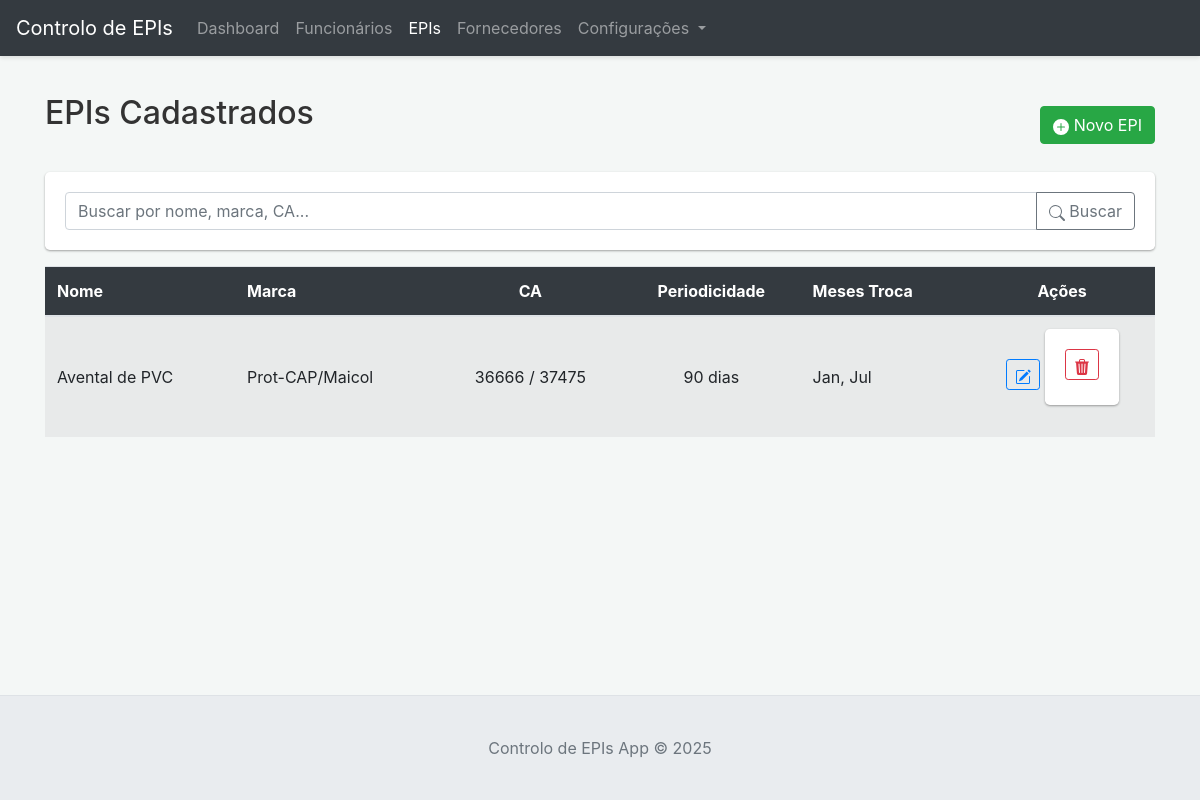
Before: /epis with the older database file.
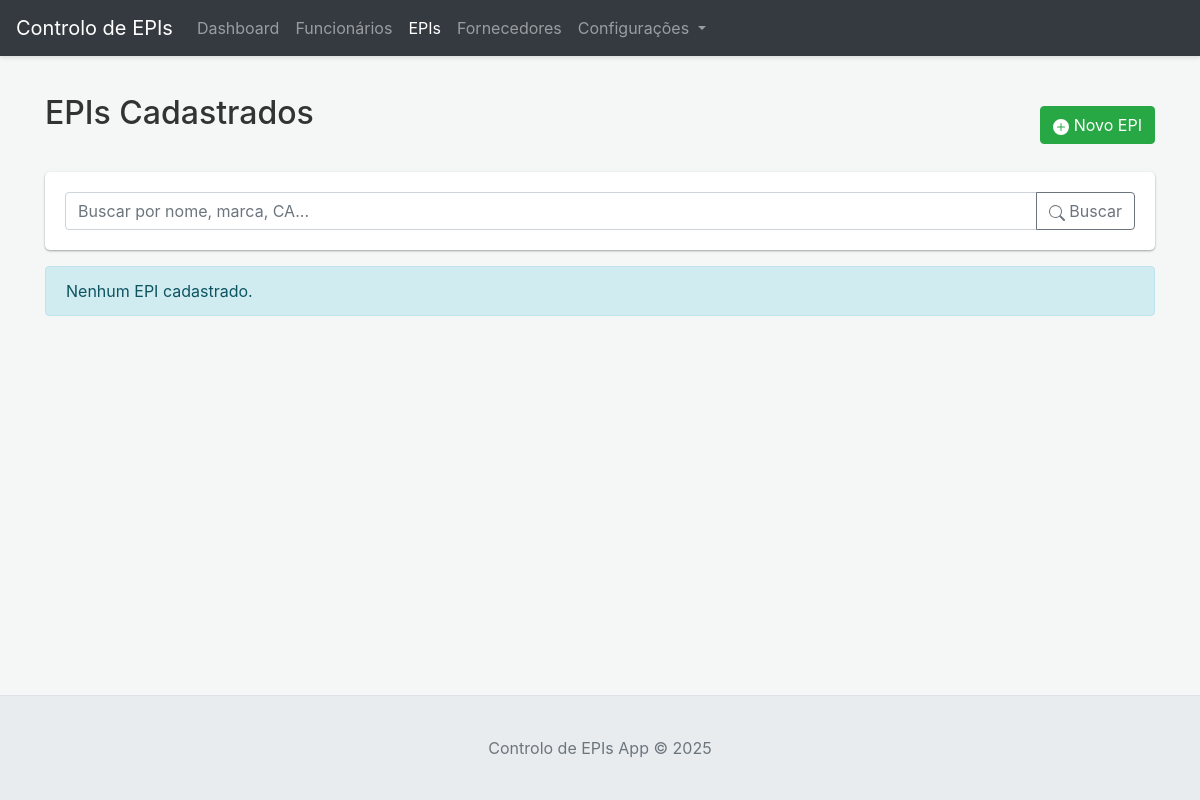
After: the same page with the newer database file.
### tables this page shows
CREATE TABLE epis (
                id INTEGER PRIMARY KEY AUTOINCREMENT,
                nome TEXT NOT NULL,
                marca TEXT,
                ca TEXT,
                periodicidade_valor INTEGER,
                periodicidade_unidade TEXT CHECK(periodicidade_unidade IN ('dias', 'semanas', 'meses', 'anos')),
                meses_troca TEXT,
                observacoes TEXT
            );

### app.py (the view)
@app.route('/epis')
def listar_epis():
    search = request.args.get('search', '')
    epis = db.search_epis(search) if search else db.get_all_epis()
    return render_template('epis.html', epis_lista=epis or [], search_query=search, unidades_periodicidade=['dias', 'semanas', 'meses', 'anos'], meses_do_ano=[{"valor": str(i), "nome": datetime.date(2000, i, 1).strftime('%B').capitalize()} for i in range(1, 13)])

### app.py (called while the page is built)
@app.context_processor
def inject_now():
    return {'now': datetime.datetime.now(datetime.timezone.utc)}

### database.py (called while the page is built)
    def _get_conn(self):
        conn = sqlite3.connect(self.db_path)
        conn.row_factory = sqlite3.Row
        conn.execute("PRAGMA foreign_keys = ON;")
        return conn

    def get_all_epis(self):
        epis_data = self.execute_query("SELECT * FROM epis ORDER BY nome", fetch_all=True)
        return [{**epi, 'meses_troca': json.loads(epi['meses_troca']) if epi['meses_troca'] else []} for epi in epis_data] if epis_data else []

### templates/epis.html (shortened to what this page needs)
{% extends "base.html" %}
{% block content %}
<div class="d-flex justify-content-between align-items-center mb-3">
    <h2>EPIs Cadastrados</h2>
    <button type="button" class="btn btn-success" data-toggle="modal" data-target="#modalEPI" id="btnNovoEPI">
        <svg xmlns="http://www.w3.org/2000/svg" width="16" height="16" fill="currentColor" class="bi bi-plus-circle-fill" viewBox="0 0 16 16">
            <path d="M16 8A8 8 0 1 1 0 8a8 8 0 0 1 16 0zM8.5 4.5a.5.5 0 0 0-1 0v3h-3a.5.5 0 0 0 0 1h3v3a.5.5 0 0 0 1 0v-3h3a.5.5 0 0 0 0-1h-3v-3z"/>
        </svg>
        Novo EPI
    </button>
</div>
<form method="GET" action="{{ url_for('listar_epis') }}" class="mb-3 form-inline">
    <div class="input-group flex-grow-1">
        <input type="text" class="form-control" name="search" placeholder="Buscar por nome, marca, CA..." value="{{ search_query or '' }}">
        <div class="input-group-append">
            <button class="btn btn-outline-secondary" type="submit">
                Buscar
            </button>
        </div>
    </div>
</form>
{% if epis_lista %}
<div class="table-responsive">
    <table class="table table-striped table-hover" id="tabelaEPIs">
        <thead>
            <tr>
                <th class="text-left-override">Nome</th>
                <th class="text-left-override">Marca</th>
                <th>CA</th>
                <th>Periodicidade</th>
                <th class="text-left-override">Meses Troca</th>
                <th>Ações</th>
            </tr>
        </thead>
        <tbody>
            {% for epi in epis_lista %}
            <tr>
                <td class="text-left-override">{{ epi.nome }}</td>
                <td class="text-left-override">{{ epi.marca or 'N/A' }}</td>
                <td>{{ epi.ca or 'N/A' }}</td>
                <td>
                    {% if epi.periodicidade_valor and epi.periodicidade_unidade %}
                        {{ epi.periodicidade_valor }} {{ epi.periodicidade_unidade }}
                    {% else %}
                        N/A
                    {% endif %}
                </td>
                <td class="text-left-override">
                    {% if epi.meses_troca %}
                        {% set nomes_meses_map = {
                            1: "Jan", 2: "Fev", 3: "Mar", 4: "Abr", 5: "Mai", 6: "Jun",
                            7: "Jul", 8: "Ago", 9: "Set", 10: "Out", 11: "Nov", 12: "Dez"
                        } %}
                        {% set nomes_selecionados = [] %}
                        {% for mes_num_str in epi.meses_troca %}
                            {% set mes_num = mes_num_str|int %}
                            {% if mes_num in nomes_meses_map %}
                                {% set _ = nomes_selecionados.append(nomes_meses_map[mes_num]) %}
                            {% endif %}
                        {% endfor %}
                        {{ nomes_selecionados|join(', ') }}
                    {% else %}
                        N/A
                    {% endif %}
                </td>
                <td>
                    <div class="action-buttons">
                        <button type="button" class="btn btn-sm btn-outline-primary btn-editar-epi" title="Editar"
                                data-toggle="modal" data-target="#modalEPI" data-id="{{ epi.id }}">
                        </button>
                        <form action="{{ url_for('excluir_epi', epi_id=epi.id) }}" method="POST" style="display:inline;" onsubmit="return confirm('Tem certeza que deseja excluir este EPI?');">
                            <button type="submit" class="btn btn-sm btn-outline-danger" title="Excluir">
                            </button>
                        </form>
                    </div>
                </td>
            </tr>
            {% endfor %}
        </tbody>
    </table>
</div>
{% else %}
    <div class="alert alert-info mt-3" role="alert">
    {% if search_query %}
        Nenhum EPI encontrado para a busca: "{{ search_query }}".
    {% else %}
        Nenhum EPI cadastrado.
    {% endif %}
    </div>
{% endif %}
{% endblock %}

Changed rows visible on the page:
removed epis: nome "Avental de PVC", marca "Prot-CAP/Maicol", ca "36666 / 37475", periodicidade_valor "90", periodicidade_unidade "dias", nomes_selecionados "Jan, Jul"
Other visible differences:
text no longer shown: "Nome Marca CA Periodicidade Meses Troca Ações"
text now shown: "Nenhum EPI cadastrado."
